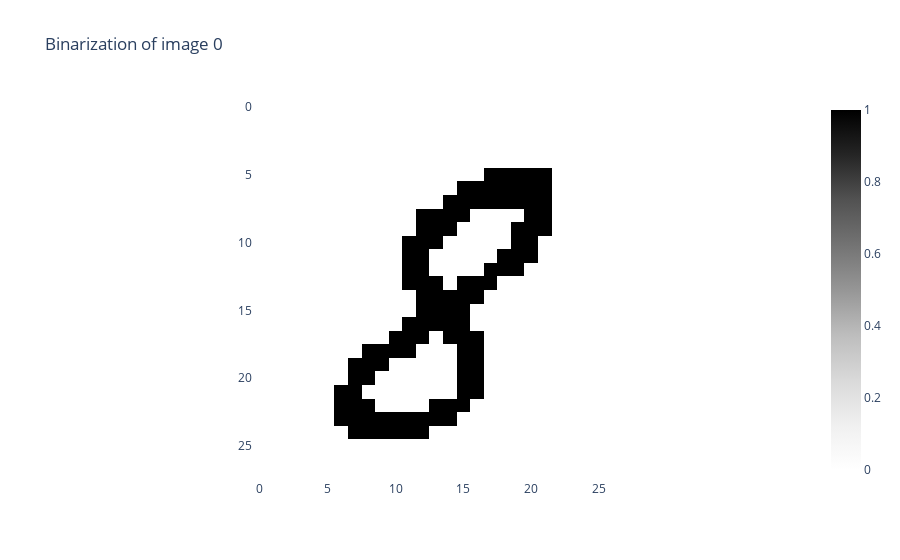

Notebook code for this chart:
### Code cell
from gtda.images import Binarizer


im8_idx = np.flatnonzero(y_train == 8)[3]
im8 = X_train[im8_idx][None, :, :]

binarizer= Binarizer(threshold=0.4)
im8_binarized= binarizer.fit_transform(im8)

binarizer.plot(im8_binarized)

### Figure 1 — Plotly figure (JSON) as saved in the notebook; plotly's stock layout.template omitted (floating-point values rounded to 4 significant figures; data arrays with more than 128 entries replaced by an {"elided": "..."} marker saying what was removed)
{"data": [{"colorscale": [[0, "rgb(255,255,255)"], [0.125, "rgb(240,240,240)"], [0.25, "rgb(217,217,217)"], [0.375, "rgb(189,189,189)"], [0.5, "rgb(150,150,150)"], [0.625, "rgb(115,115,115)"], [0.75, "rgb(82,82,82)"], [0.875, "rgb(37,37,37)"], [1, "rgb(0,0,0)"]], "type": "heatmap", "z": {"elided": "28x28 int values"}}], "layout": {"plot_bgcolor": "white", "title": {"text": "Binarization of image 0"}, "xaxis": {"constrain": "domain", "scaleanchor": "y"}, "yaxis": {"autorange": "reversed", "constrain": "domain"}}}
